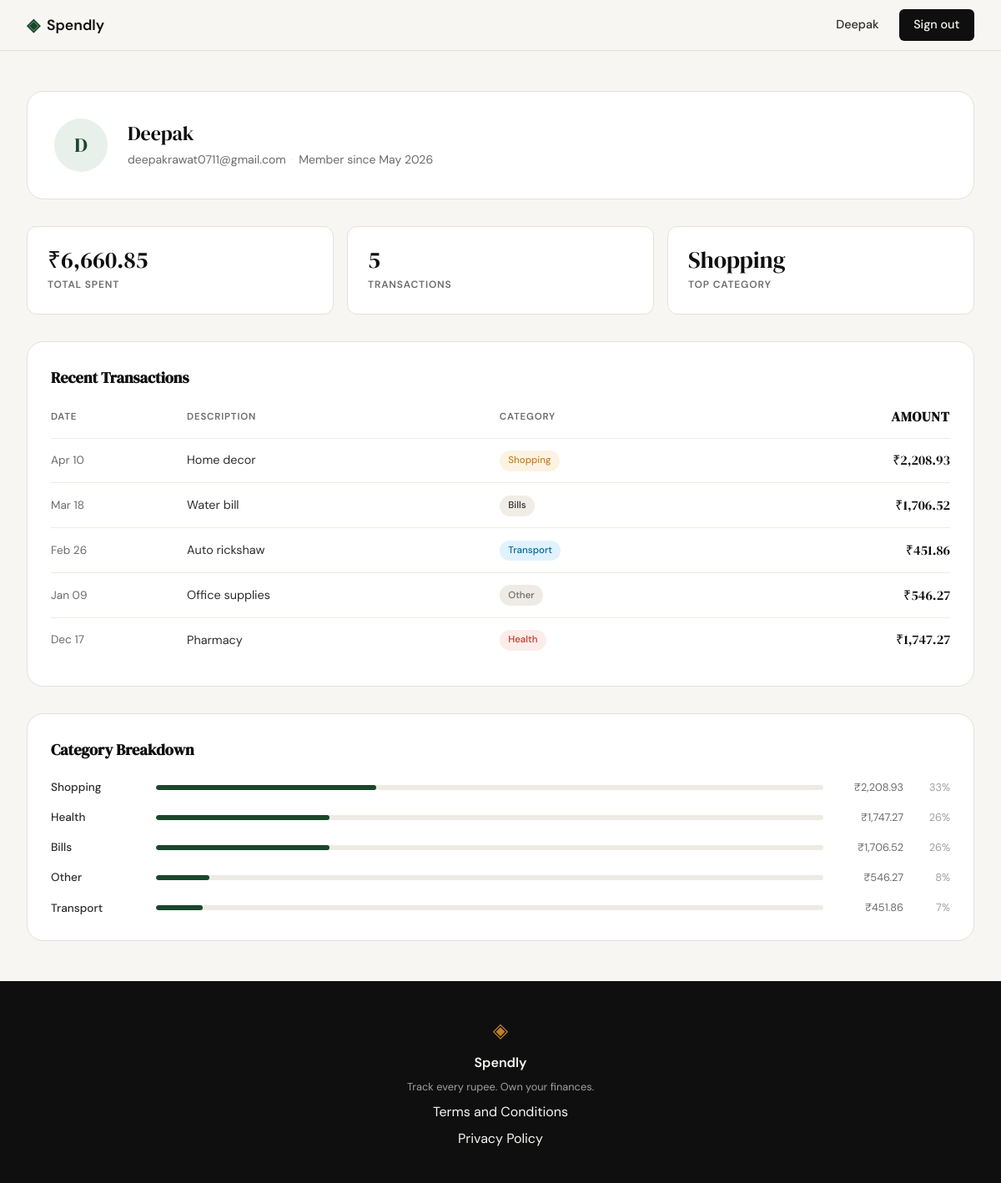
The app's page /profile (signed in) with its own data.
### tables this page shows
CREATE TABLE users (
            id            INTEGER PRIMARY KEY AUTOINCREMENT,
            name          TEXT    NOT NULL,
            email         TEXT    UNIQUE NOT NULL,
            password_hash TEXT    NOT NULL,
            created_at    TEXT    DEFAULT (datetime('now'))
        );

CREATE TABLE expenses (
            id          INTEGER PRIMARY KEY AUTOINCREMENT,
            user_id     INTEGER NOT NULL REFERENCES users(id),
            amount      REAL    NOT NULL,
            category    TEXT    NOT NULL,
            date        TEXT    NOT NULL,
            description TEXT,
            created_at  TEXT    DEFAULT (datetime('now'))
        );

### app.py (the view)
@app.route("/profile")
def profile():
    if not session.get("user_id"):
        return redirect(url_for("login"))
    user = get_user_by_id(session["user_id"])
    summary = get_summary_stats(session["user_id"])
    stats = [
        {"label": "Total Spent",  "value": summary["total_spent"]},
        {"label": "Transactions", "value": summary["transaction_count"]},
        {"label": "Top Category", "value": summary["top_category"]},
    ]
    transactions = get_recent_transactions(session["user_id"])
    categories = get_category_breakdown(session["user_id"])
    return render_template("profile.html",
                           user=user, stats=stats,
                           transactions=transactions,
                           categories=categories)

### app.py (called while the page is built)
@app.context_processor
def inject_current_user():
    user_id = session.get("user_id")
    if not user_id:
        return {"current_user": None}
    conn = get_db()
    try:
        user = conn.execute("SELECT name FROM users WHERE id = ?", (user_id,)).fetchone()
    finally:
        conn.close()
    return {"current_user": user}

### database/db.py (called while the page is built)
def get_db():
    conn = sqlite3.connect(DB_PATH)
    conn.row_factory = sqlite3.Row
    conn.execute("PRAGMA foreign_keys = ON")
    return conn

### database/queries.py (called while the page is built)
def get_user_by_id(user_id):
    conn = get_db()
    try:
        row = conn.execute(
            "SELECT name, email, created_at FROM users WHERE id = ?", (user_id,)
        ).fetchone()
    finally:
        conn.close()
    if row is None:
        return None
    parts = row["name"].strip().split()
    initials = "".join(p[0].upper() for p in parts[:2])
    try:
        member_since = datetime.strptime(row["created_at"], "%Y-%m-%d %H:%M:%S").strftime("%B %Y")
    except (ValueError, TypeError):
        member_since = "—"
    return {
        "name": row["name"],
        "email": row["email"],
        "initials": initials,
        "member_since": member_since,
    }

def get_summary_stats(user_id):
    conn = get_db()
    try:
        total = conn.execute(
            "SELECT COALESCE(SUM(amount), 0) FROM expenses WHERE user_id = ?",
            (user_id,),
        ).fetchone()[0]
        count = conn.execute(
            "SELECT COUNT(*) FROM expenses WHERE user_id = ?",
            (user_id,),
        ).fetchone()[0]
        top_row = conn.execute(
            "SELECT category FROM expenses WHERE user_id = ? GROUP BY category ORDER BY SUM(amount) DESC LIMIT 1",
            (user_id,),
        ).fetchone()
        return {
            "total_spent": f"₹{total:,.2f}",
            "transaction_count": str(count),
            "top_category": top_row["category"] if top_row else "—",
        }
    finally:
        conn.close()

### templates/profile.html (shortened to what this page needs)
{% extends "base.html" %}
{% block head %}
<link rel="stylesheet" href="{{ url_for('static', filename='css/profile.css') }}">
<link rel="stylesheet" href="https://unpkg.com/lucide@latest/dist/umd/lucide.min.css">
{% endblock %}
{% block content %}
<div class="profile-page">
    <div class="profile-header">
        <div class="profile-avatar">{{ user.initials }}</div>
        <div>
            <div class="profile-name">{{ user.name }}</div>
            <div class="profile-meta">
                {{ user.email }}<span>·</span>Member since {{ user.member_since }}
            </div>
        </div>
    </div>
    <div class="profile-stats">
        {% for s in stats %}
        <div class="profile-stat-card">
            <div class="profile-stat-value">{{ s.value }}</div>
            <div class="profile-stat-label">{{ s.label }}</div>
        </div>
        {% endfor %}
    </div>
    <div class="profile-section">
        <h2 class="profile-section-title">Recent Transactions</h2>
        <table class="profile-table">
            <thead>
                <tr>
                    <th>Date</th>
                    <th>Description</th>
                    <th>Category</th>
                    <th class="col-amount">Amount</th>
                </tr>
            </thead>
            <tbody>
                {% for t in transactions %}
                <tr>
                    <td class="col-date">{{ t.date }}</td>
                    <td>{{ t.description }}</td>
                    <td>
                        <span class="cat-badge cat-{{ t.category | lower }}">{{ t.category }}</span>
                    </td>
                    <td class="col-amount">{{ t.amount }}</td>
                </tr>
                {% endfor %}
            </tbody>
        </table>
    </div>
    <div class="profile-section">
        <h2 class="profile-section-title">Category Breakdown</h2>
        {% for c in categories %}
        <div class="profile-breakdown-row">
            <span class="breakdown-name">{{ c.name }}</span>
            <div class="profile-bar-track">
                <div class="profile-bar-fill" style="width: {{ c.pct }}%"></div>
            </div>
            <span class="breakdown-amount">{{ c.amount }}</span>
            <span class="breakdown-pct">{{ c.pct }}%</span>
        </div>
        {% endfor %}
    </div>
</div>
{% endblock %}

### templates/base.html (shortened to what this page needs)
<!DOCTYPE html>
<html lang="en">
<head>
    <link rel="stylesheet" href="{{ url_for('static', filename='css/style.css') }}">
    {% block head %}{% endblock %}
</head>
<body>
    <nav class="navbar">
        <div class="nav-inner">
            <a href="{{ url_for('landing') }}" class="nav-brand">
                <span class="brand-icon">◈</span>
                <span class="brand-name">Spendly</span>
            </a>
            <div class="nav-links">
                {% if session.get('user_id') %}
                    {% if current_user %}<span class="nav-user-name">{{ current_user.name }}</span>{% endif %}
                    <a href="{{ url_for('logout') }}" class="nav-cta">Sign out</a>
                {% else %}
                    <a href="{{ url_for('login') }}">Sign in</a>
                    <a href="{{ url_for('register') }}" class="nav-cta">Get started</a>
                {% endif %}
            </div>
        </div>
    </nav>
    <main class="main-content">
        {% block content %}{% endblock %}
    </main>
    <footer class="footer">
        <div class="footer-inner">
            <span class="brand-icon">◈</span>
            <span class="footer-name">Spendly</span>
            <p class="footer-copy">Track every rupee. Own your finances.</p>
            <a href="/terms">Terms and Conditions</a>
            <a href="/privacy">Privacy Policy</a>
        </div>
    </footer>
</body>
</html>

### static/css/style.css (style rules this page uses)
:root { --ink: #0f0f0f; --ink-soft: #2d2d2d; --ink-muted: #6b6b6b; --ink-faint: #a0a0a0; --paper: #f7f6f3; --paper-warm: #f0ede6; --paper-card: #ffffff; --accent: #1a472a; --accent-light: #e8f0eb; --accent-2: #c17f24; --accent-2-light: #fdf3e3; --danger: #c0392b; --danger-light: #fdecea; --border: #e4e1da; --border-soft: #eeebe4; --font-display: 'DM Serif Display', Georgia, serif; --font-body: 'DM Sans', system-ui, sans-serif; --max-width: 1200px; --auth-width: 440px; --radius-sm: 6px; --radius-md: 12px; --radius-lg: 20px; }
*, *::before, *::after { box-sizing: border-box; margin: 0; padding: 0; }
html { font-size: 16px; scroll-behavior: smooth; }
body { background: var(--paper); color: var(--ink); font-family: var(--font-body); font-size: 1rem; line-height: 1.6; -webkit-font-smoothing: antialiased; }
a { color: inherit; text-decoration: none; }
.navbar { position: sticky; top: 0; z-index: 100; background: var(--paper); border-bottom: 1px solid var(--border); padding: 0 2rem; }
.nav-inner { max-width: var(--max-width); margin: 0 auto; height: 60px; display: flex; align-items: center; justify-content: space-between; }
.nav-brand { display: flex; align-items: center; gap: 0.5rem; font-family: var(--font-body); font-weight: 600; font-size: 1.1rem; color: var(--ink); }
.brand-icon { color: var(--accent); font-size: 1.3rem; }
.brand-name { color: var(--ink); }
.nav-links { display: flex; align-items: center; gap: 1.5rem; font-size: 0.9rem; font-weight: 500; }
.nav-links a { color: var(--ink-muted); transition: color 0.2s; }
.nav-cta { background: var(--ink) !important; color: var(--paper) !important; padding: 0.45rem 1.1rem; border-radius: var(--radius-sm); transition: background 0.2s !important; }
.nav-user-name { color: var(--ink-soft); font-weight: 500; }
.main-content { min-height: calc(100vh - 60px - 100px); }
.footer { background: var(--ink); color: var(--paper); padding: 2.5rem 2rem; text-align: center; }
.footer-inner { display: flex; flex-direction: column; align-items: center; gap: 0.4rem; }
.footer .brand-icon { color: var(--accent-2); font-size: 1.5rem; }
.footer-name { font-weight: 600; font-size: 1rem; }
.footer-copy { font-size: 0.8rem; color: var(--ink-faint); }

### records on screen
users: name "Deepak", email "deepakrawat0711@gmail.com"
expenses: date "Apr 10", description "Home decor", category "Shopping", amount "₹2,208.93"
expenses: date "Mar 18", description "Water bill", category "Bills", amount "₹1,706.52"
expenses: date "Feb 26", description "Auto rickshaw", category "Transport", amount "₹451.86"
expenses: date "Jan 09", description "Office supplies", category "Other", amount "₹546.27"
expenses: date "Dec 17", description "Pharmacy", category "Health", amount "₹1,747.27"

### other values on screen
{{ user.initials }} "D"
{{ user.member_since }} "May 2026"
{{ s.value }} "₹6,660.85" "5" "Shopping"
{{ s.label }} "TOTAL SPENT" "TRANSACTIONS" "TOP CATEGORY"
{{ c.name }} "Shopping" "Health" "Bills" "Other" "Transport"
{{ c.amount }} "₹2,208.93" "₹1,747.27" "₹1,706.52" "₹546.27" "₹451.86"
{{ c.pct }} "33" "26" "26" "8" "7"
